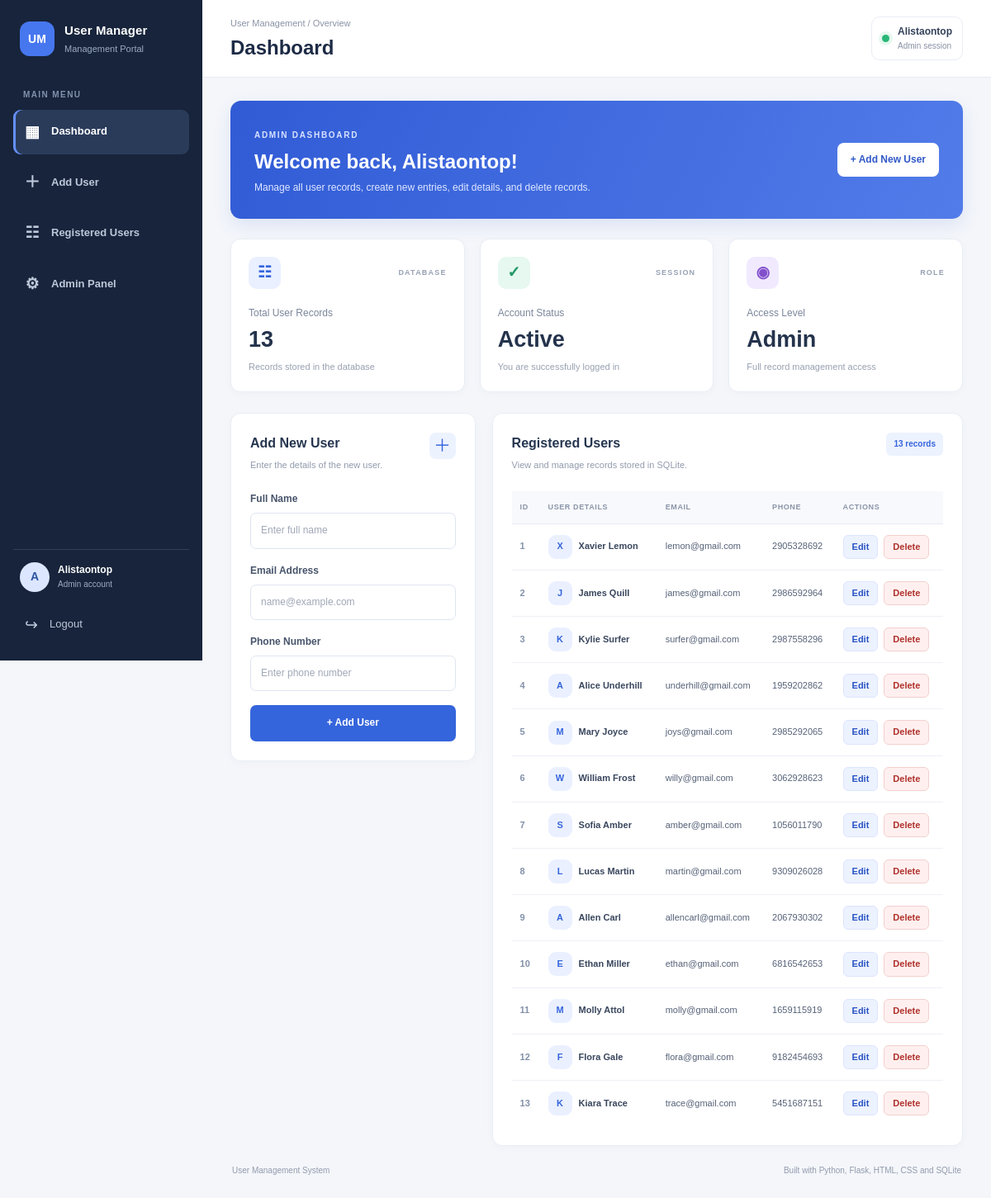
Screenshot of /dashboard (signed in) with the database file from the repository.
### tables this page shows
CREATE TABLE accounts (
            id INTEGER PRIMARY KEY AUTOINCREMENT,
            username TEXT NOT NULL UNIQUE,
            password_hash TEXT NOT NULL
        , role TEXT NOT NULL DEFAULT 'user'
                CHECK (role IN ('admin', 'user')));

CREATE TABLE users (
            id INTEGER PRIMARY KEY AUTOINCREMENT,
            name TEXT NOT NULL,
            email TEXT NOT NULL,
            phone TEXT NOT NULL
        );

### app.py (the view, shortened to what this page needs)
@app.route("/dashboard", methods=["GET", "POST"])
@login_required
def dashboard():
    account = get_current_account()
    is_admin = account["role"] == "admin"
    return render_template(
        "dashboard.html",
        username=account["username"],
        role=account["role"],
        is_admin=is_admin,
        users=get_all_users(),
    )

### app.py (called while the page is built)
def get_db_connection():
    connection = sqlite3.connect(DATABASE)
    connection.row_factory = sqlite3.Row
    return connection

def get_current_account():
    account_id = session.get("account_id")
    if not account_id:
        return None
    connection = get_db_connection()
    try:
        account = connection.execute(
            """
            SELECT id, username, role
            FROM accounts
            WHERE id = ?
            """,
            (account_id,),
        ).fetchone()
    finally:
        connection.close()
    if account is None:
        session.clear()
        return None
    session["user"] = account["username"]
    session["role"] = account["role"]
    return account

def login_required(view_function):
    @wraps(view_function)
    def wrapped_view(*args, **kwargs):
        account = get_current_account()
        if account is None:
            flash(
                "Please log in to access this page.",
                "error",
            )
            return redirect(url_for("login"))
        return view_function(*args, **kwargs)
    return wrapped_view

def get_all_users():
    connection = get_db_connection()
    try:
        return connection.execute("""
            SELECT id, name, email, phone
            FROM users
            ORDER BY id DESC
        """).fetchall()
    finally:
        connection.close()

### templates/dashboard.html (shortened to what this page needs)
<!DOCTYPE html>
<html lang="en">
<head>
    <link rel="stylesheet"
          href="{{ url_for('static', filename='style.css') }}">
</head>
<body class="dashboard-page">
<div class="dashboard-layout">
    <aside class="sidebar">
        <a href="{{ url_for('dashboard') }}" class="brand">
            <span class="brand-icon">UM</span>
            <span class="brand-text">
                <strong>User Manager</strong>
                <small>Management Portal</small>
            </span>
        </a>
        <div class="sidebar-label">MAIN MENU</div>
        <nav class="sidebar-nav">
            <a href="#overview" class="nav-link active">
                <span class="nav-icon">▦</span>
                <span>Dashboard</span>
            </a>
            {% if is_admin %}
                <a href="#add-user" class="nav-link">
                    <span class="nav-icon">＋</span>
                    <span>Add User</span>
                </a>
            {% endif %}
            <a href="#registered-users" class="nav-link">
                <span class="nav-icon">☷</span>
                <span>Registered Users</span>
            </a>
            {% if is_admin %}
                <a href="{{ url_for('admin_dashboard') }}"
                   class="nav-link">
                    <span class="nav-icon">⚙</span>
                    <span>Admin Panel</span>
                </a>
            {% endif %}
        </nav>
        <div class="sidebar-bottom">
            <div class="sidebar-user">
                <div class="avatar">
                    {{ username[0]|upper }}
                </div>
                <div class="sidebar-user-info">
                    <strong>{{ username }}</strong>
                    <small>{{ role|title }} account</small>
                </div>
            </div>
            <a href="{{ url_for('logout') }}" class="sidebar-logout">
                <span class="nav-icon">↪</span>
                Logout
            </a>
        </div>
    </aside>
    <main class="main-content">
        <header class="topbar">
            <div>
                <p class="breadcrumb">
                    User Management / Overview
                </p>
                <h1>Dashboard</h1>
            </div>
            <div class="topbar-profile">
                <div class="status-dot"></div>
                <div>
                    <strong>{{ username }}</strong>
                    <small>{{ role|title }} session</small>
                </div>
            </div>
        </header>
        <div class="dashboard-content" id="overview">
            <section class="welcome-banner">
                <div>
                    <span class="welcome-label">
                        {{ role|upper }} DASHBOARD
                    </span>
                    <h2>Welcome back, {{ username }}!</h2>
                    {% if is_admin %}
                        <p>
                            Manage all user records, create new entries,
                            edit details, and delete records.
                        </p>
                    {% else %}
                        <p>
                            You can view user records. Create, update,
                            and delete operations are reserved
                            for administrators.
                        </p>
                    {% endif %}
                </div>
                {% if is_admin %}
                    <a href="#add-user" class="welcome-action">
                        + Add New User
                    </a>
                {% else %}
                    <span class="role-badge user-badge">
                        Normal User
                    </span>
                {% endif %}
            </section>
            <section class="stats-grid">
                <article class="stat-card">
                    <div class="stat-card-top">
                        <span class="stat-icon blue-icon">☷</span>
                        <span class="stat-caption">DATABASE</span>
                    </div>
                    <p class="stat-title">Total User Records</p>
                    <h3>{{ users|length }}</h3>
                    <p class="stat-description">
                        Records stored in the database
                    </p>
                </article>
                <article class="stat-card">
                    <div class="stat-card-top">
                        <span class="stat-icon green-icon">✓</span>
                        <span class="stat-caption">SESSION</span>
                    </div>
                    <p class="stat-title">Account Status</p>
                    <h3>Active</h3>
                    <p class="stat-description">
                        You are successfully logged in
                    </p>
                </article>
                <article class="stat-card">
                    <div class="stat-card-top">
                        <span class="stat-icon purple-icon">◉</span>
                        <span class="stat-caption">ROLE</span>
                    </div>
                    <p class="stat-title">Access Level</p>
                    <h3>{{ role|title }}</h3>
                    <p class="stat-description">
                        {% if is_admin %}
                            Full record management access
                        {% else %}
                            Read-only record access
                        {% endif %}
                    </p>
                </article>
            </section>
            <div class="dashboard-grid
                {% if not is_admin %}viewer-grid{% endif %}">
                {% if is_admin %}
                    <section class="content-card" id="add-user">
                        <div class="card-heading">
                            <div>
                                <h2>Add New User</h2>
                                <p>
                                    Enter the details of the new user.
                                </p>
                            </div>
                            <span class="heading-icon">＋</span>
                        </div>
                        <form action="{{ url_for('dashboard') }}"
                              method="POST"
                              class="user-form">
                            <div class="form-group">
                                <label for="name">Full Name</label>
                                <input
                                    type="text"
                                    id="name"
                                    name="name"
                                    maxlength="100"
                                    placeholder="Enter full name"
                                    required
                                >
                            </div>
                            <div class="form-group">
                                <label for="email">Email Address</label>
                                <input
                                    type="email"
                                    id="email"
                                    name="email"
                                    maxlength="254"
                                    placeholder="name@example.com"
                                    required
                                >
                            </div>
                            <div class="form-group">
                                <label for="phone">Phone Number</label>
                                <input
                                    type="tel"
                                    id="phone"
                                    name="phone"
                                    maxlength="30"
                                    placeholder="Enter phone number"
                                    required
                                >
                            </div>
                            <button type="submit"
                                    class="primary-button">
                                + Add User
                            </button>
                        </form>
                    </section>
                {% endif %}
                <section class="content-card users-card"
                         id="registered-users">
                    <div class="card-heading">
                        <div>
                            <h2>Registered Users</h2>
                            <p>
                                {% if is_admin %}
                                    View and manage records stored in SQLite.
                                {% else %}
                                    View records stored in the SQLite database.
                                {% endif %}
                            </p>
                        </div>
                        <span class="record-count">
                            {{ users|length }} records
                        </span>
                    </div>
                    {% if users %}
                        <div class="table-wrapper">
                            <table class="dashboard-table">
                                <thead>
                                    <tr>
                                        <th>ID</th>
                                        <th>User Details</th>
                                        <th>Email</th>
                                        <th>Phone</th>
                                        {% if is_admin %}
                                            <th>Actions</th>
                                        {% endif %}
                                    </tr>
                                </thead>
                                <tbody>
                                    {% for user in users %}
                                        <tr>
                                            <td>
                                                <span class="user-id">
                                                    {{ loop.index }}
                                                </span>
                                            </td>
                                            <td>
                                                <div class="table-user">
                                                    <span class="table-avatar">
                                                        {{ user["name"][0]|upper }}
                                                    </span>
                                                    <strong>
                                                        {{ user["name"] }}
                                                    </strong>
                                                </div>
                                            </td>
                                            <td class="email-cell">
                                                {{ user["email"] }}
                                            </td>
                                            <td>
                                                {{ user["phone"] }}
                                            </td>
                                            {% if is_admin %}
                                                <td>
                                                    <div class="action-buttons">
                                                        <a
                                                            class="action-button"
                                                            href="{{ url_for('edit_user', user_id=user['id']) }}"
                                                        >
                                                            Edit
                                                        </a>
                                                        <form
                                                            class="action-form"
                                                            action="{{ url_for('delete_user', user_id=user['id']) }}"
                                                            method="POST"
                                                            onsubmit="return confirm('Delete this user record? This action cannot be undone.');"
                                                        >
                                                            <button
                                                                type="submit"
                                                                class="action-button delete-button"
                                                            >
                                                                Delete
                                                            </button>
                                                        </form>
                                                    </div>
                                                </td>
                                            {% endif %}
                                        </tr>
                                    {% endfor %}
                                </tbody>
                            </table>
                        </div>
                    {% endif %}
                </section>
            </div>
            <footer class="dashboard-footer">
                <p>User Management System</p>
                <p>
                    Built with Python, Flask, HTML, CSS and SQLite
                </p>
            </footer>
        </div>
    </main>
</div>
</body>
</html>

### rows the page displays
accounts: username "A", username "Alistaontop", role "Admin", role "ADMIN"
users: name "X", name "Xavier Lemon", email "lemon@gmail.com", phone "2905328692"
users: name "J", name "James Quill", email "james@gmail.com", phone "2986592964"
users: name "K", name "Kylie Surfer", email "surfer@gmail.com", phone "2987558296"
users: name "A", name "Alice Underhill", email "underhill@gmail.com", phone "1959202862"
users: name "M", name "Mary Joyce", email "joys@gmail.com", phone "2985292065"
users: name "W", name "William Frost", email "willy@gmail.com", phone "3062928623"
users: name "S", name "Sofia Amber", email "amber@gmail.com", phone "1056011790"
users: name "L", name "Lucas Martin", email "martin@gmail.com", phone "9309026028"
users: name "A", name "Allen Carl", email "allencarl@gmail.com", phone "2067930302"
users: name "E", name "Ethan Miller", email "ethan@gmail.com", phone "6816542653"
users: name "M", name "Molly Attol", email "molly@gmail.com", phone "1659115919"
users: name "F", name "Flora Gale", email "flora@gmail.com", phone "9182454693"
users: name "K", name "Kiara Trace", email "trace@gmail.com", phone "5451687151"

### other values shown
{{ users|length }} "13"
